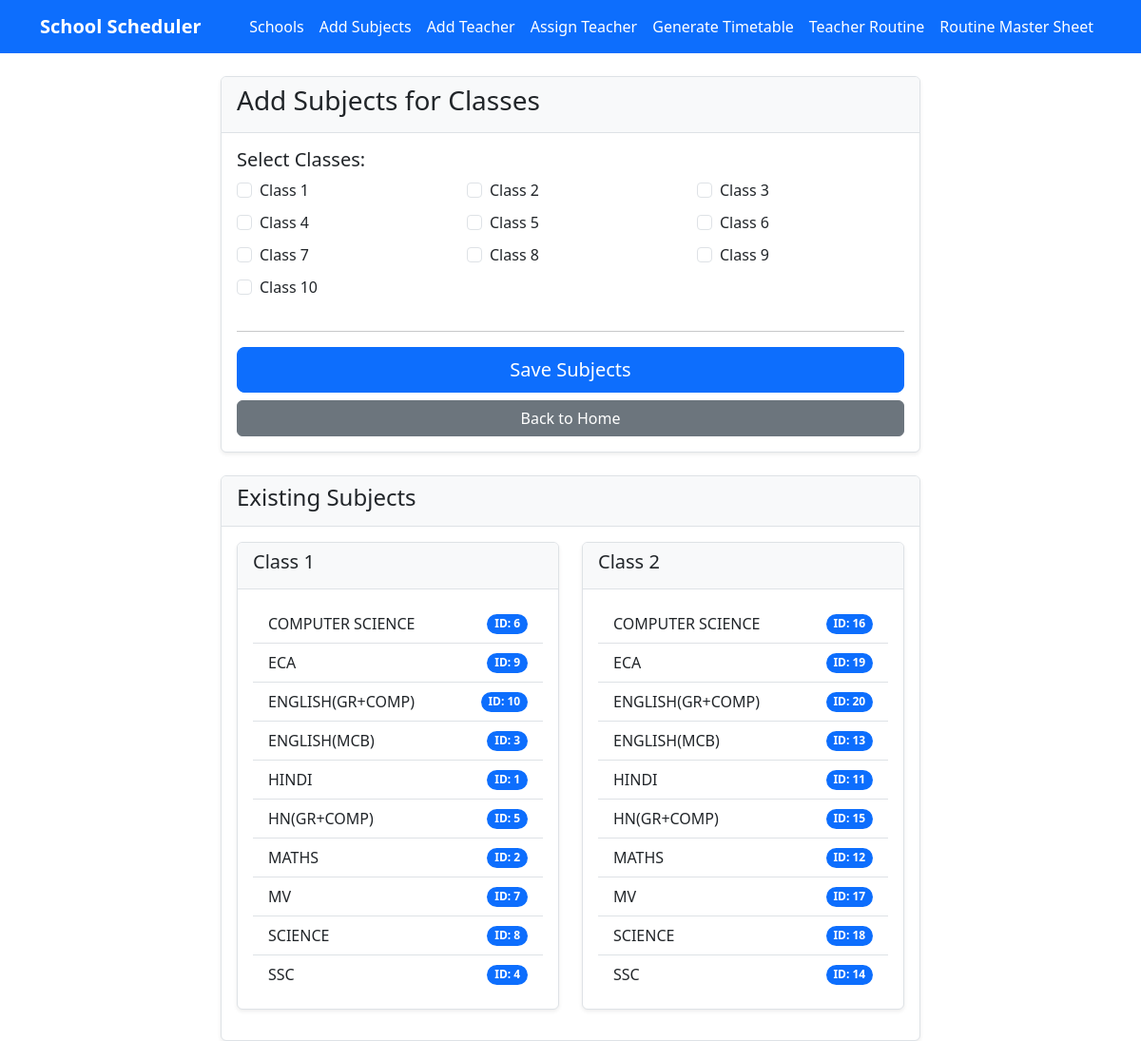
/add_subjects/, run on the app's committed database.
### scheduler/models.py (models this page shows, shortened)
class SubjectMaster(models.Model):
    CLASS_CHOICES = [(i, f"Class {i}") for i in range(1, 11)]
    class_id = models.IntegerField(choices=CLASS_CHOICES)
    subject_name = models.CharField(max_length=100)
    class Meta:
        unique_together = ('class_id', 'subject_name')

### scheduler/views.py (the view)
# urls.py: path('add_subjects/', views.add_subjects, name='add_subjects'),
def add_subjects(request):
    if request.method == 'POST':
        form = SubjectForm(request.POST)
        if form.is_valid():
            classes = form.cleaned_data['classes']
            created_count = 0
            for class_id in classes:
                subjects_field = f'subjects_class_{class_id}'
                if subjects_field in form.cleaned_data and form.cleaned_data[subjects_field]:
                    subjects = [s.strip() for s in form.cleaned_data[subjects_field].split(',')]
                    for subject_name in subjects:
                        if subject_name:  # Skip empty strings
                            obj, created = SubjectMaster.objects.get_or_create(
                                class_id=class_id,
                                subject_name=subject_name
                            )
                            if created:
                                created_count += 1
            messages.success(request, f"Successfully created {created_count} new subjects")
            return redirect('add_subjects')
    else:
        form = SubjectForm()
    existing_subjects = {}
    for class_id in range(1, 11):
        subjects = SubjectMaster.objects.filter(class_id=class_id)
        if subjects.exists():
            existing_subjects[class_id] = subjects
    return render(request, 'scheduler/add_subjects.html', {
        'form': form,
        'existing_subjects': existing_subjects
    })

### scheduler/forms.py
class SubjectForm(forms.Form):
    classes = forms.MultipleChoiceField(
        choices=SubjectMaster.CLASS_CHOICES,
        widget=forms.CheckboxSelectMultiple,
        label="Select Classes"
    )
    def __init__(self, *args, **kwargs):
        super().__init__(*args, **kwargs)
        for i in range(1, 11):
            self.fields[f'subjects_class_{i}'] = forms.CharField(
                required=False,
                widget=forms.TextInput(attrs={'placeholder': 'Enter subjects separated by commas'}),
                label=f"Subjects for Class {i}"
            )

### scheduler/templates/scheduler/add_subjects.html (shortened to what this page needs)
{% extends 'scheduler/base.html' %}
{% block content %}
<div class="row">
    <div class="col-md-8 mx-auto">
        <div class="card">
            <div class="card-header">
                <h3 class="card-title">Add Subjects for Classes</h3>
            </div>
            <div class="card-body">
                <form method="post">
                    <div class="mb-4">
                        <h5>Select Classes:</h5>
                        <div class="row">
                            {% for value, label in form.classes.field.choices %}
                            <div class="col-md-4 mb-2">
                                <div class="form-check">
                                    <input class="form-check-input class-checkbox" type="checkbox"
                                           name="classes" value="{{ value }}" id="class_{{ value }}"
                                           data-class="{{ value }}">
                                    <label class="form-check-label" for="class_{{ value }}">
                                        {{ label }}
                                    </label>
                                </div>
                            </div>
                            {% endfor %}
                        </div>
                    </div>
                    <hr>
                    <div class="d-grid gap-2">
                        <button type="submit" class="btn btn-primary btn-lg">
                             Save Subjects
                        </button>
                        <a href="{% url 'index' %}" class="btn btn-secondary">
                             Back to Home
                        </a>
                    </div>
                </form>
            </div>
        </div>
        <div class="card mt-4">
            <div class="card-header">
                <h4 class="card-title">Existing Subjects</h4>
            </div>
            <div class="card-body">
                {% if existing_subjects %}
                <div class="row">
                    {% for class_id, subjects in existing_subjects.items %}
                    <div class="col-md-6 mb-3">
                        <div class="card">
                            <div class="card-header">
                                <h5 class="card-title">Class {{ class_id }}</h5>
                            </div>
                            <div class="card-body">
                                {% if subjects %}
                                <ul class="list-group list-group-flush">
                                    {% for subject in subjects %}
                                    <li class="list-group-item d-flex justify-content-between align-items-center">
                                        {{ subject.subject_name }}
                                        <span class="badge bg-primary rounded-pill">ID: {{ subject.id }}</span>
                                    </li>
                                    {% endfor %}
                                </ul>
                                {% else %}
                                <p class="text-muted">No subjects added yet</p>
                                {% endif %}
                            </div>
                        </div>
                    </div>
                    {% endfor %}
                </div>
                {% else %}
                <p class="text-muted">No subjects have been added yet.</p>
                {% endif %}
            </div>
        </div>
    </div>
</div>
{% endblock %}

### scheduler/templates/scheduler/add_subjects.html (style rules this page uses)
.card { box-shadow: 0 0.125rem 0.25rem rgba(0, 0, 0, 0.075); border: 1px solid #dee2e6; }
.card-header { background-color: #f8f9fa; border-bottom: 1px solid #dee2e6; }

### data on the page
SubjectMaster: subject_name "COMPUTER SCIENCE", id "6"
SubjectMaster: subject_name "ECA", id "9"
SubjectMaster: subject_name "ENGLISH(GR+COMP)", id "10"
SubjectMaster: subject_name "ENGLISH(MCB)", id "3"
SubjectMaster: subject_name "HINDI", id "1"
SubjectMaster: subject_name "HN(GR+COMP)", id "5"
SubjectMaster: subject_name "MATHS", id "2"
SubjectMaster: subject_name "MV", id "7"
SubjectMaster: subject_name "SCIENCE", id "8"
SubjectMaster: subject_name "SSC", id "4"
SubjectMaster: subject_name "COMPUTER SCIENCE", id "16"
SubjectMaster: subject_name "ECA", id "19"
SubjectMaster: subject_name "ENGLISH(GR+COMP)", id "20"
SubjectMaster: subject_name "ENGLISH(MCB)", id "13"
SubjectMaster: subject_name "HINDI", id "11"
SubjectMaster: subject_name "HN(GR+COMP)", id "15"
SubjectMaster: subject_name "MATHS", id "12"
SubjectMaster: subject_name "MV", id "17"
SubjectMaster: subject_name "SCIENCE", id "18"
SubjectMaster: subject_name "SSC", id "14"

### other printed values
{{ label }} "Class 1" "Class 2" "Class 3" "Class 4" "Class 5" "Class 6" "Class 7" "Class 8" "Class 9" "Class 10"
{{ class_id }} "1" "2"
